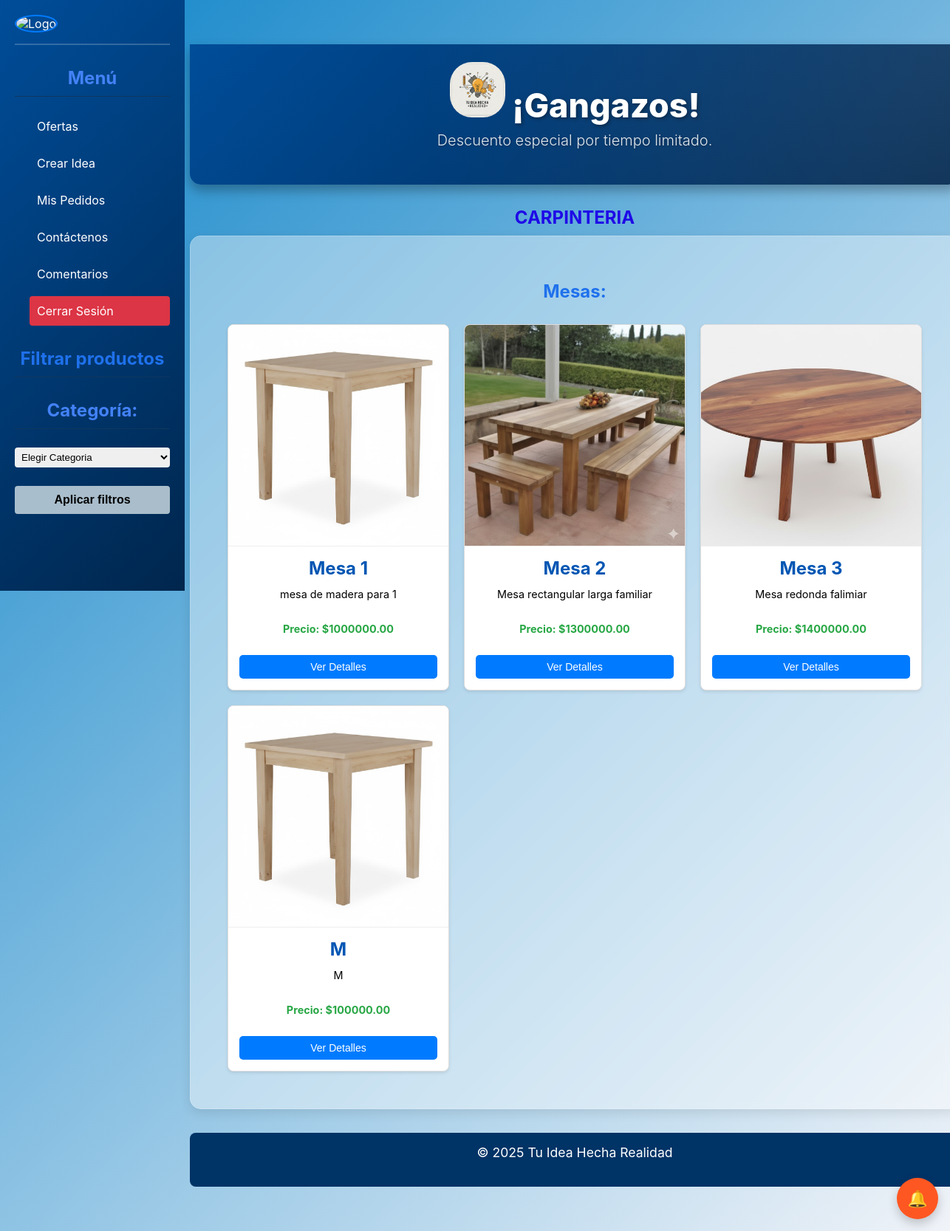
The app's page /ceramica/ with its own data.
### core/models.py (models this page shows)
class Mesas(models.Model):
    nombre1 = models.CharField(max_length=100)
    descripcion1 = models.CharField(max_length=250, default='', blank=True,null=True)
    precio1 = models.DecimalField(max_digits=10, decimal_places=2)
    imagen1 = models.ImageField(upload_to='uploads/productos/')
    cantidad_disponible = models.IntegerField(default=0)

### Productos/views.py (the view)
# urls.py: path('ceramica/', views.ceramica, name='ceramica'),
def ceramica(request):
    usernameCliente = request.session.get('usernameCliente')
    usuario = None
    if usernameCliente:
        try:
            usuario = UserClientes.objects.get(usernameCliente=usernameCliente)
        except UserClientes.DoesNotExist:
            pass
    mesas = Mesas.objects.all()
    context = {
        'mesas': mesas,
        'usuario': usuario
    }
    return render(request, "Productos/ceramica.html", context)

### core/context_processors.py (called while the page is built, shortened)
def idea_notifications(request):
    username_cliente = request.session.get('usernameCliente')
    username_empresa = request.session.get('usernameEmpresa')
    has_notif = False
    try:
        if username_cliente:
            has_notif = MensajeIdea.objects.filter(
                idea__autor=username_cliente,
                remitente_tipo='empresa',
                leido=False
            ).exists()
    except Exception as e:
        print(f"Error en idea_notifications: {str(e)}")
        has_notif = False
    return {
        'has_idea_notifications': has_notif
    }

### Productos/templates/Productos/ceramica.html (shortened to what this page needs)
<!DOCTYPE html>
<html lang="es">
<head>
    {% load static %}
    <link rel="stylesheet" href="{% static 'Productos/css/styles1.css' %}">
</head>
<body>
<div class="sidebar">
    <div class="sidebar-user-info">
        <a href="{% url 'perfilUsuario' %}" class="user-avatar-link">
            {% if usuario.foto_perfil %}
                <img src="{{ usuario.foto_perfil.url }}" alt="Foto de perfil" width="50" height="50" style="border-radius: 50%; border: 2px solid #007BFF; object-fit: cover;">
            {% else %}
                <img src="{% static 'core/img/Perfil.png' %}" alt="Logo" width="50" height="50" style="border-radius: 50%; border: 2px solid #007BFF;">
            {% endif %}
        </a>
    </div>
  <h2 class="h2-side">Menú</h2>
  <ul>
    <li><a href="{% url 'productos' %}">Ofertas</a></li>
    <li><a href="{% url 'idea' %}">Crear Idea</a></li>
    <li><a href="{% url 'mis_pedidos' %}">Mis Pedidos</a></li>
    <li><a href="{% url 'contact' %}">Contáctenos</a></li>
    <li><a href="{% url 'comentarios' %}">Comentarios</a></li>
    <li><a href="{% url 'logout' %}" class="logout-button">Cerrar Sesión</a></li>
  </ul>
  <div class="filtros">
    <h3>Filtrar productos</h3>
    <h2 for="categoria" class="h2-side">Categoría:</h2>
    <select id="categoria">
        <option value="">Elegir Categoria</option>
    </select>
    <button onclick="aplicarFiltros()">Aplicar filtros</button>
  </div>
</div>
<div class="main-content-wrapper">
  <header>
    <h1 class="div" style="text-align: center;">
      <img src="{% static 'core/img/Gemini_Generated_Image_tzay6utzay6utzay.jfif' %}" alt="Logo" width="75" height="75">
      ¡Gangazos!
    </h1>
    <p class="subtitulo">Descuento especial por tiempo limitado.</p>
  </header>
<section>
    <div>
        <h2>CARPINTERIA</h2>
        <section class="seccion-at">
            <div>
                <div>
                    <div>
                        <div>
                            <div>
                                <h3>Mesas:</h3>
                            </div>
                        </div>
                    </div>
                    <div class="contenedor-articulos" id="contenedorArticulos">
                        {% for mesa in mesas %}
                        <div class="articulo">
                            {% if mesa.imagen1 %}
                            <img src="{{ mesa.imagen1.url }}" alt="{{ mesa.nombre1 }}">
                            {% else %}
                            <img src="{% static 'Productos/img/Mesa.jpg' %}" alt="{{ mesa.nombre1 }}">
                            {% endif %}
                            <div class="contenido-articulo">
                                <h3>{{ mesa.nombre1 }}</h3>
                                <p>{{ mesa.descripcion1 }}</p>
                                <p class="precio-destacado">Precio: ${{ mesa.precio1 }}</p>
                                <button class="btn-ver-detalles" onclick="mostrarDetalles('mesa', {{ mesa.id }}, '{{ mesa.nombre1|escapejs }}', '{{ mesa.descripcion1|escapejs }}', '{{ mesa.precio1 }}', '{% if mesa.imagen1 %}{{ mesa.imagen1.url }}{% else %}{% static 'Productos/img/Mesa.jpg' %}{% endif %}')">Ver Detalles</button>
                            </div>
                        </div>
                        {% endfor %}
                    </div>
                </div>
            </div>
        </section>
    </div>
</section>
    <footer>
        <p>&copy; 2025 Tu Idea Hecha Realidad</p>
    </footer>
</div>
{% include 'core/floating_buttons.html' %}
</body>
</html>

### records on screen
Mesas: imagen1 (picture), nombre1 "Mesa 1", descripcion1 "mesa de madera para 1", precio1 "1000000.00"
Mesas: imagen1 (picture), nombre1 "Mesa 2", descripcion1 "Mesa rectangular larga familiar", precio1 "1300000.00"
Mesas: imagen1 (picture), nombre1 "Mesa 3", descripcion1 "Mesa redonda falimiar", precio1 "1400000.00"
Mesas: imagen1 (picture), nombre1 "M", descripcion1 "M", precio1 "100000.00"
